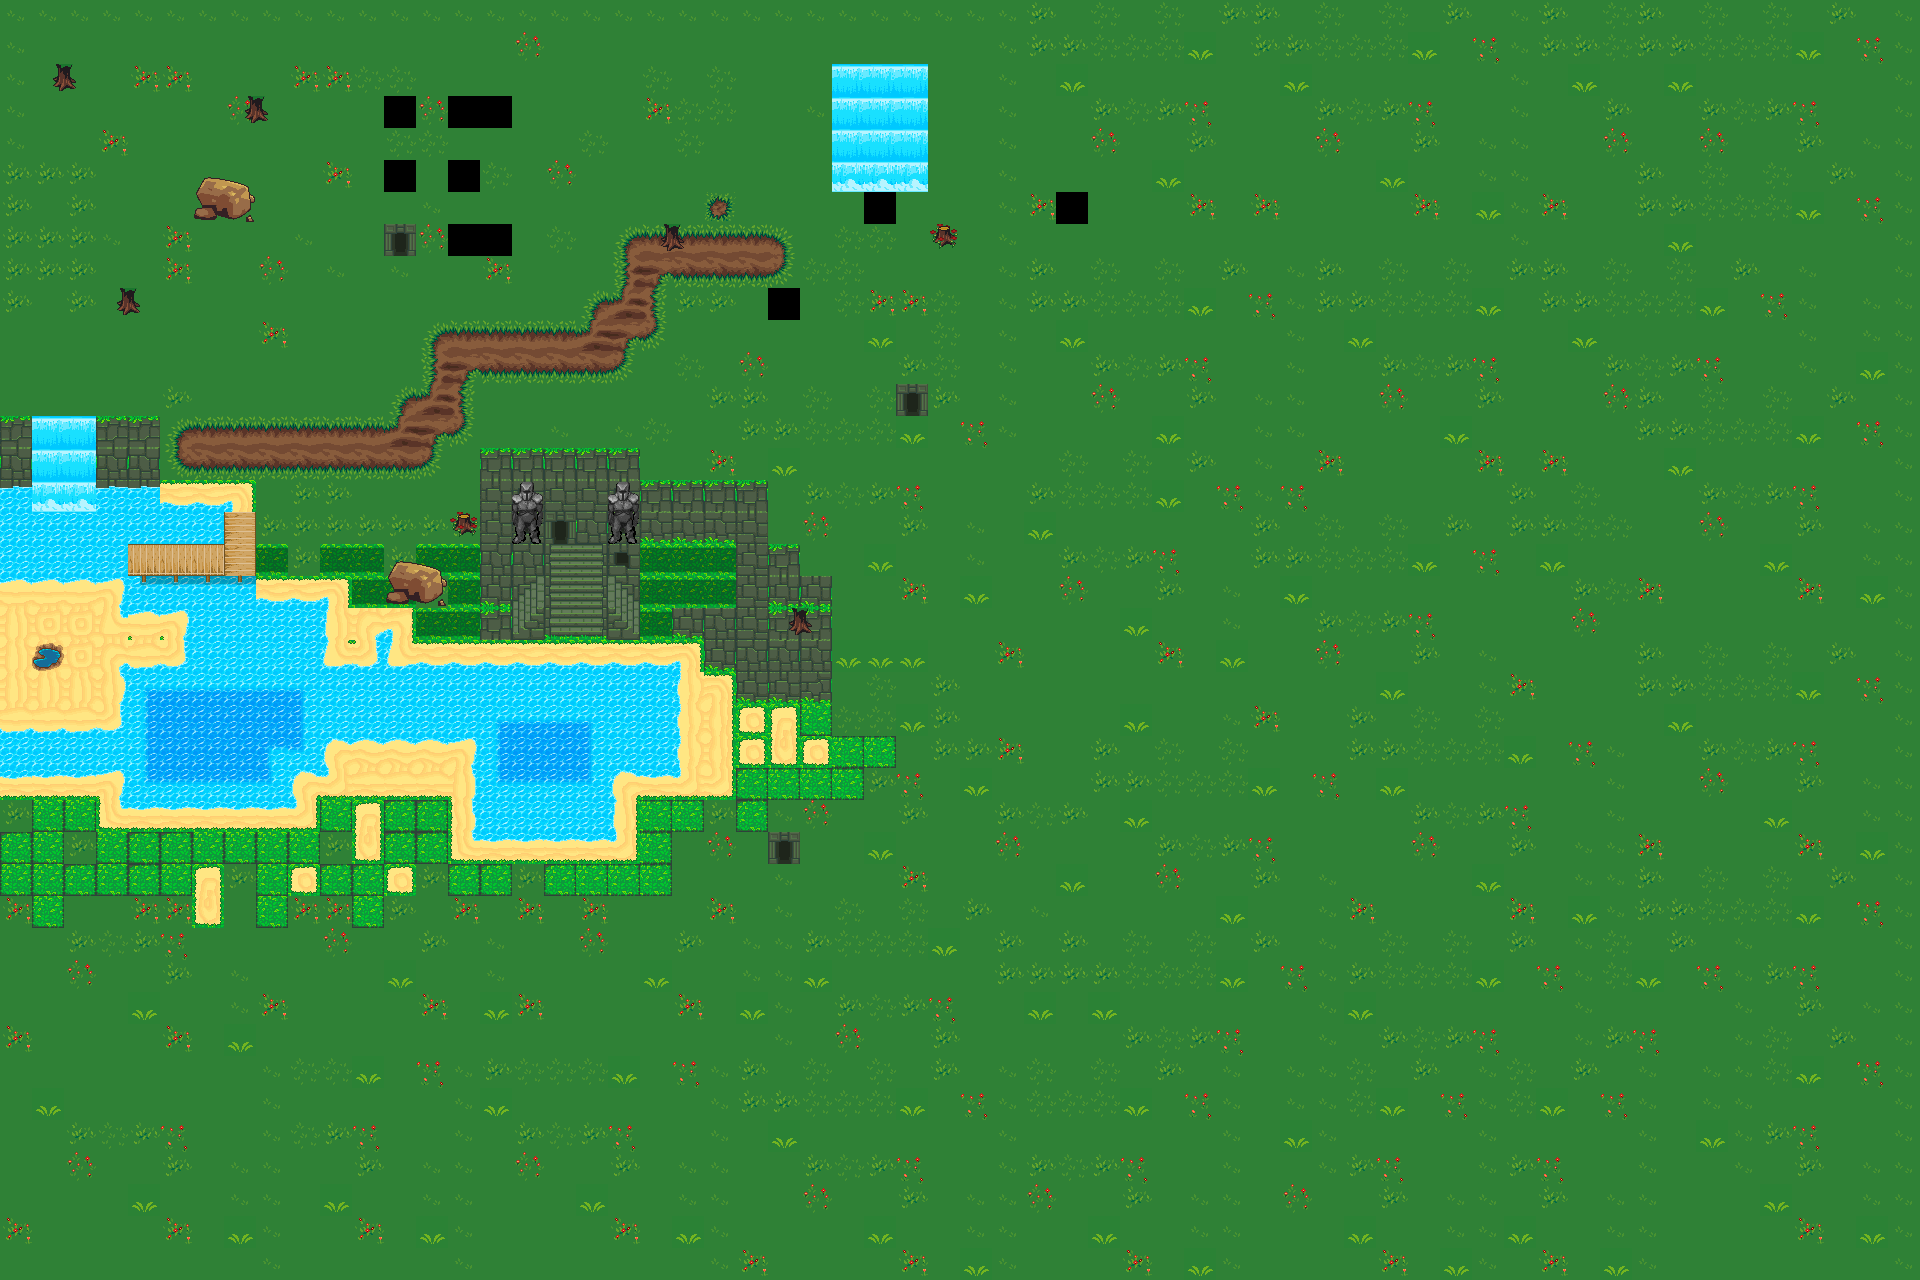

Tiled map render using the project's own tile images. Description and the map definition, with tile-layer contents summarised, below:
An orthogonal 60x40 tile map with 32x32 px tiles, 2 tile layers (BaseTerrain, CollisionBlocks), 4 hidden layers not drawn, 5 tilesets.

<map version="1.10" tiledversion="1.11.2" orientation="orthogonal" renderorder="right-down" width="60" height="40" tilewidth="32" tileheight="32" infinite="0" nextlayerid="12" nextobjectid="26">
 <tileset firstgid="1" source="terrain.tsx" />
 <tileset firstgid="2049" source="animal_spritesheet.tsx" />
 <tileset firstgid="2370" source="npc_spritesheet.tsx" />
 <tileset firstgid="2570" source="monster_spritesheet.tsx" />
 <tileset firstgid="2633" source="rabbits.tsx" />
 <layer id="1" name="BaseTerrain" width="60" height="40">
  <data>[2400 cells, 2355 non-empty, 87 distinct tile ids]</data>
 </layer>
 <layer id="3" name="BaseTerrain2" width="60" height="40" visible="0">
  <data>[2400 cells, 243 non-empty, 19 distinct tile ids]</data>
 </layer>
 <layer id="2" name="CollisionBlocks" width="60" height="40">
  <data>[2400 cells, 147 non-empty, 32 distinct tile ids]</data>
 </layer>
 <layer id="6" name="CollisionBlocks2" width="60" height="40" visible="0">
  <data>[2400 cells, 9 non-empty, 9 distinct tile ids]</data>
 </layer>
 <layer id="10" name="CollisionMobs" width="60" height="40" visible="0">
  <data>[2400 cells, 65 non-empty, 41 distinct tile ids]</data>
 </layer>
 <layer id="9" name="TreeForeground" width="60" height="40" visible="0">
  <data>[2400 cells, 34 non-empty, 6 distinct tile ids]</data>
 </layer>
</map>
